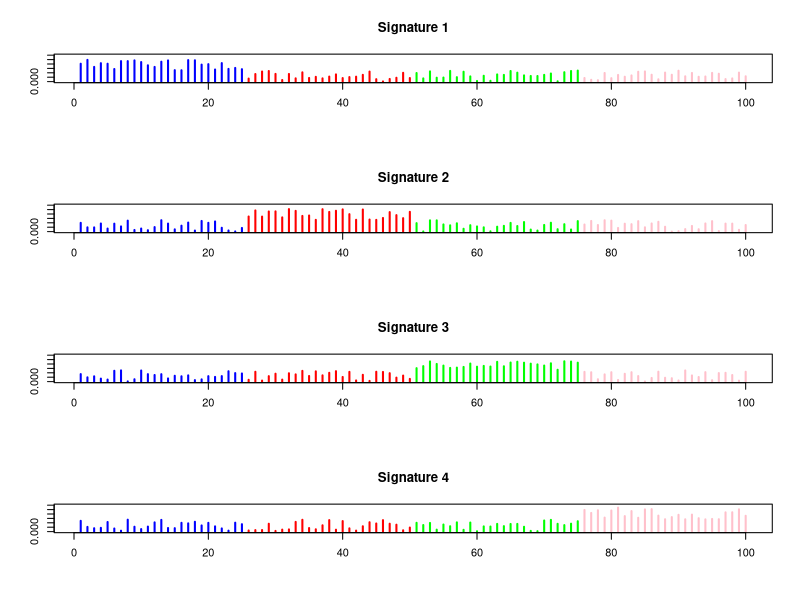
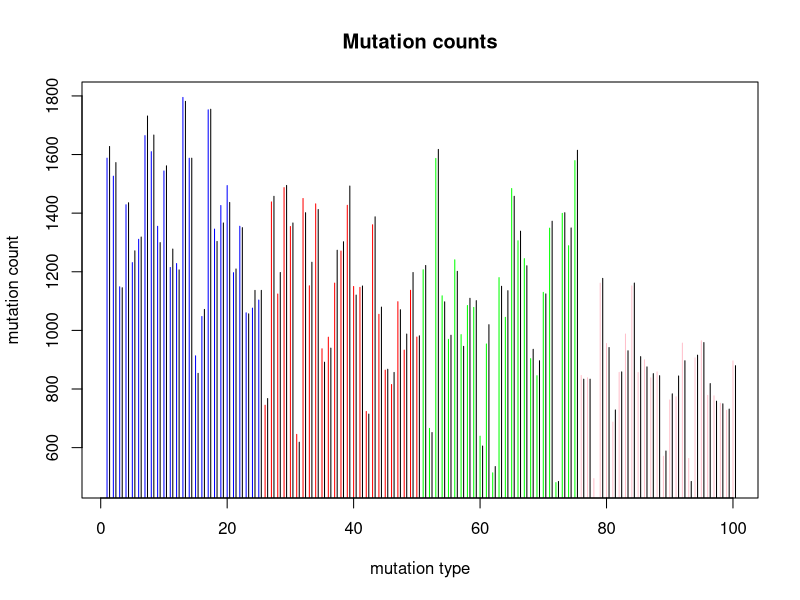
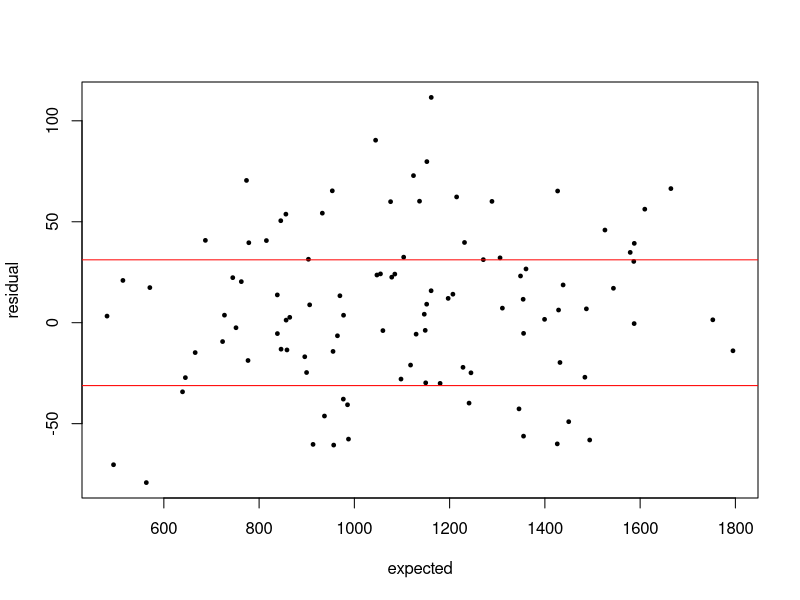
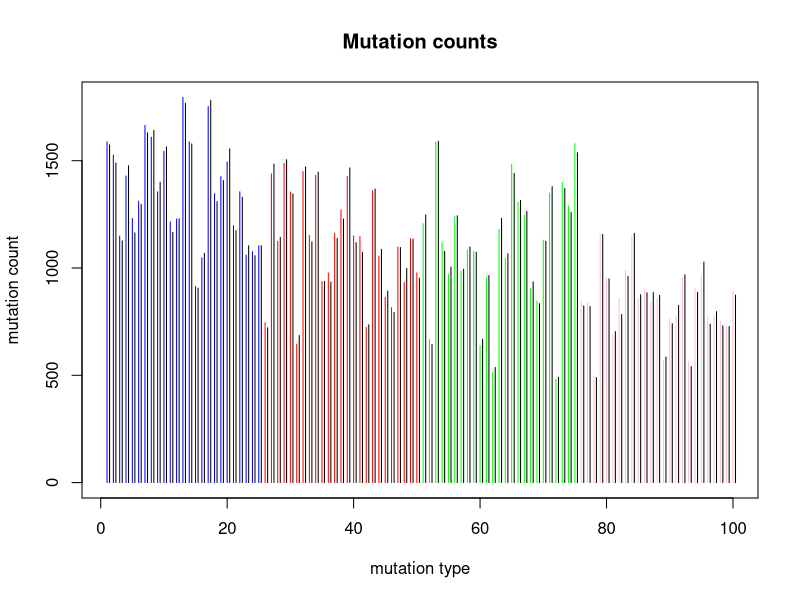
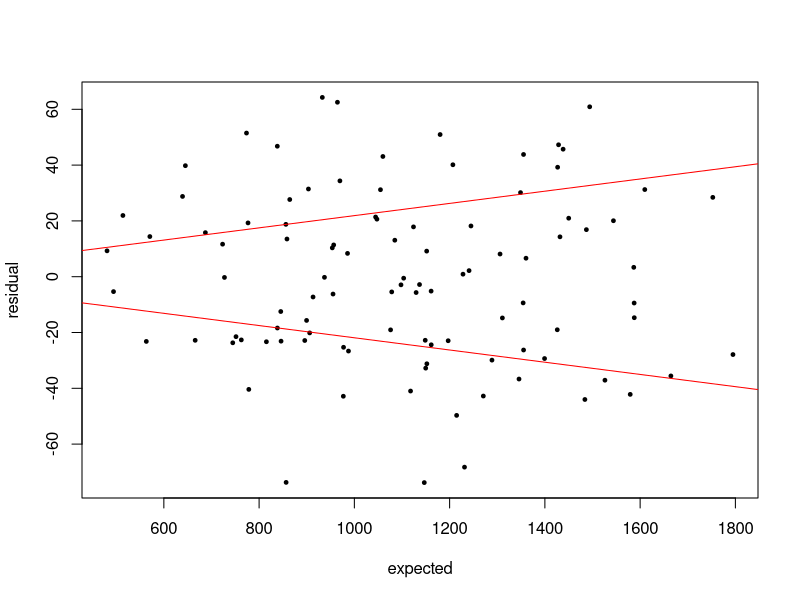

The R script that drew these images, in order: (Note: this script raises an error after producing the figures.)
##-------------------------------------
## NMF: Setting up a simulation study 
##-------------------------------------
## Simulate mutational signatures
##----------------------------------------
## Assume K=4 signatures andd N=100 mutational types
H <- matrix(runif(4*100),nrow=4,ncol=100)
## Signature k has an overrepresentation of 
## mutation types (1+(k-1)*25):(k*25), i.e.
## 1st signature mutation type 1:25,
## 2nd 26:50, 3rd 51:75 and 4th 76:100
for (k in 1:4){ 
  mut.type <- (1+(k-1)*25):(k*25) 
  H[k,mut.type] <- H[k,mut.type]+1
  ## Normalize mutation types
  H[k,] <- H[k,]/sum(H[k,])
}
## Plot the signatures
col.muta <- c(rep("blue",25),rep("red",25),rep("green",25),rep("pink",25))
par(mfrow=c(4,1))
plot(H[1,],type="h",col=col.muta,lwd=2,xlab="",ylab="",main="Signature 1",ylim=c(0,0.03))
plot(H[2,],type="h",col=col.muta,lwd=2,xlab="",ylab="",main="Signature 2",ylim=c(0,0.03))
plot(H[3,],type="h",col=col.muta,lwd=2,xlab="",ylab="",main="Signature 3",ylim=c(0,0.03))
plot(H[4,],type="h",col=col.muta,lwd=2,xlab="",ylab="",main="Signature 4",ylim=c(0,0.03))
##-------------------
## Define loadings
##-------------------
## Here we just choose the loadings 
w <- 100000*c(0.5,0.3,0.25,0.05)
## Mean of the N=100 mutational types
mn.v <- as.vector(w%*%H)
##-------------------------------
## Normal model: Simulate data 
##-------------------------------
par(mfrow=c(1,1))
plot(mn.v,type="h",col=col.muta,lwd=1,
     xlab="mutation type",ylab="mutation count",main="Mutation counts")
obs.v <- round(abs(rnorm(100,mean=mn.v,sd=sqrt(mean(mn.v)))))
points(1:100+0.4,obs.v+0.5,type="h",col="black",lwd=1)
## Residual plot
raw.resi <- obs.v-mn.v
srt <- sort(mn.v,index=TRUE)
plot(srt$x,raw.resi[srt$ix],pch=19,cex=0.5,xlab="expected",ylab="residual")
a.coef <- mean(abs(raw.resi[srt$ix]))
abline(a=a.coef,b=0,col="red")
abline(a=-a.coef,b=0,col="red")
##-------------------------------
## Poisson model: Simulate data
##-------------------------------
par(mfrow=c(1,1))
plot(mn.v,type="h",col=col.muta,lwd=1,ylim=c(0,max(mn.v)),
     xlab="mutation type",ylab="mutation count",main="Mutation counts")
obs.v <- rpois(100,mn.v)
points(1:100+0.4,obs.v+0.5,type="h",col="black",lwd=1)
## Residual plot
raw.resi <- obs.v-mn.v
srt <- sort(mn.v,index=TRUE)
plot(srt$x,raw.resi[srt$ix],pch=19,cex=0.5,xlab="expected",ylab="residual")
lm.coef <- lm(abs(raw.resi[srt$ix])~srt$x+0)$coefficient
abline(a=0,b=lm.coef,col="red")
abline(a=0,b=-lm.coef,col="red")
##--------------------------------------------------
## MM algorithm for loadings based on observed data
##--------------------------------------------------
A <- 2*(H%*%t(H))
## Check on true mean 
b <- as.vector( -2*mn.v%*%t(H) )
as.vector(MajorizeMinimizeNQP(A,b)$x)
## Apply on observed data
b <- as.vector( -2*obs.v%*%t(H) )
w.est <- as.vector(MajorizeMinimizeNQP(A,b)$x)
## Compare objection function for estimated and true values
sum( (obs.v-w.est%*%H)^2 )
sum( (obs.v-w%*%H)^2 )
plot(obs.v,w%*%H,pch=19,col="red",cex=0.8,
     xlab="observed",ylab="expected")
points(obs.v,w.est%*%H,pch=19,col="blue",cex=0.5)
##-------------------------------------------------
